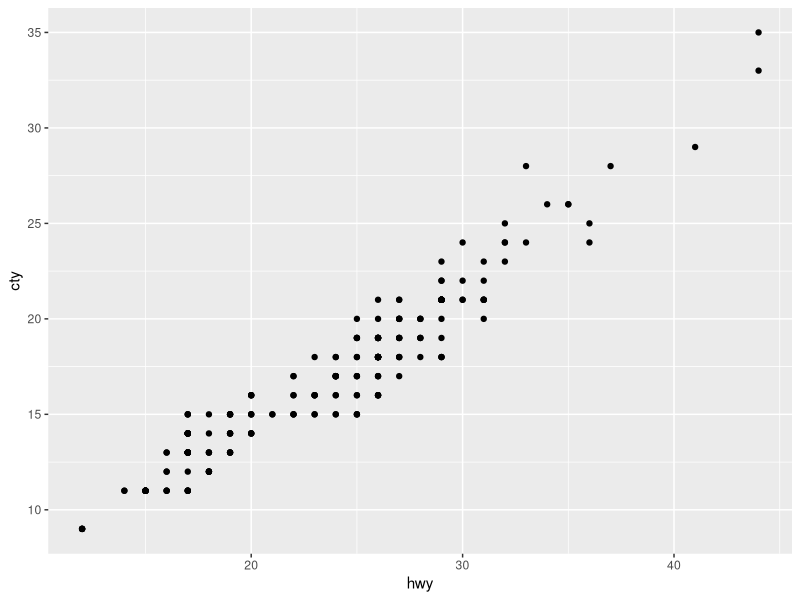

Source code (R):
## ---- chunk 1
knitr::opts_chunk$set(echo = TRUE)
library(tidyverse)
library(xtable)
## ---- chunk 2
ggplot(mpg) +
   geom_point(aes(x = hwy, y = cty))
## ---- chunk 3
print(xtable(mpg[1:5, 1:5]), type = "latex")
